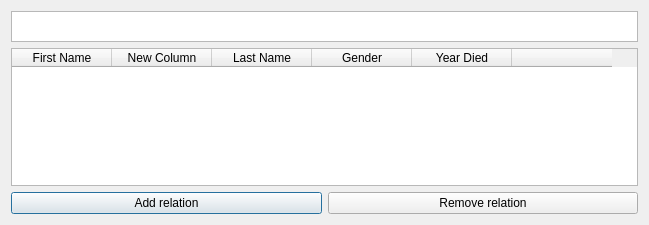
<?xml version="1.0" encoding="UTF-8"?>
<ui version="4.0">
 <class>relCom</class>
 <widget class="QDialog" name="relCom">
  <property name="geometry">
   <rect>
    <x>0</x>
    <y>0</y>
    <width>649</width>
    <height>225</height>
   </rect>
  </property>
  <property name="windowTitle">
   <string>Dialog</string>
  </property>
  <layout class="QVBoxLayout" name="verticalLayout">
   <item>
    <widget class="QTextBrowser" name="text_com">
     <property name="maximumSize">
      <size>
       <width>16777215</width>
       <height>31</height>
      </size>
     </property>
     <property name="font">
      <font>
       <pointsize>10</pointsize>
      </font>
     </property>
    </widget>
   </item>
   <item>
    <widget class="QTableWidget" name="table_scientists">
     <property name="selectionMode">
      <enum>QAbstractItemView::SingleSelection</enum>
     </property>
     <property name="selectionBehavior">
      <enum>QAbstractItemView::SelectRows</enum>
     </property>
     <column>
      <property name="text">
       <string>First Name</string>
      </property>
     </column>
     <column>
      <property name="text">
       <string>New Column</string>
      </property>
     </column>
     <column>
      <property name="text">
       <string>Last Name</string>
      </property>
     </column>
     <column>
      <property name="text">
       <string>Gender</string>
      </property>
     </column>
     <column>
      <property name="text">
       <string>Year Died</string>
      </property>
     </column>
     <column>
      <property name="text">
       <string/>
      </property>
     </column>
    </widget>
   </item>
   <item>
    <layout class="QHBoxLayout" name="horizontalLayout">
     <item>
      <widget class="QPushButton" name="pushButton">
       <property name="text">
        <string>Add relation</string>
       </property>
      </widget>
     </item>
     <item>
      <widget class="QPushButton" name="pushButton_2">
       <property name="text">
        <string>Remove relation</string>
       </property>
      </widget>
     </item>
    </layout>
   </item>
  </layout>
 </widget>
 <resources/>
 <connections/>
</ui>
